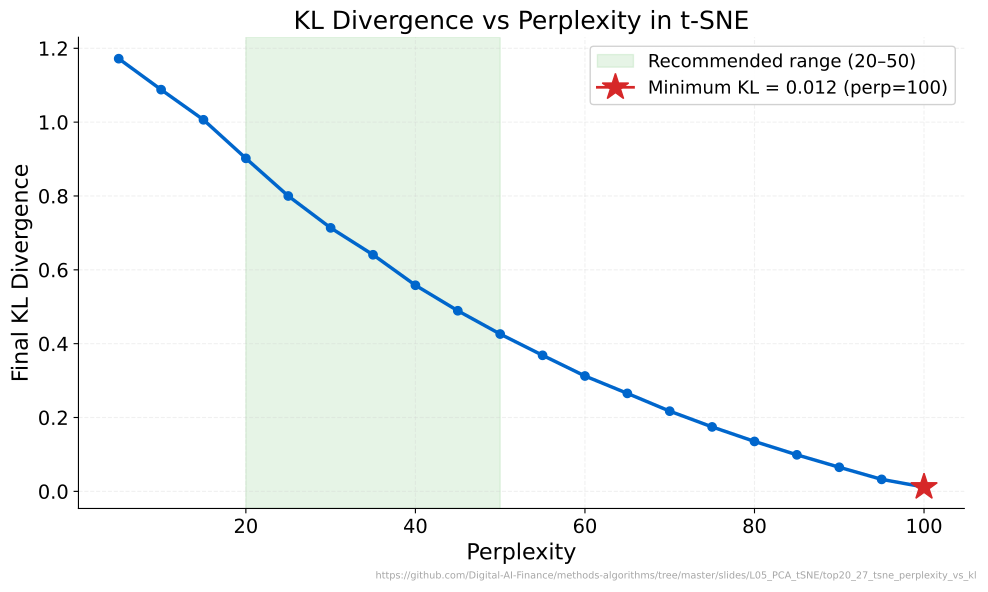

Write the Python code that produced this figure.
"""KL Divergence vs Perplexity in t-SNE - Shows how KL divergence varies with perplexity choice."""
import matplotlib.pyplot as plt
import numpy as np
from sklearn.datasets import make_blobs
from sklearn.manifold import TSNE
from pathlib import Path
import sys
sys.path.insert(0, str(Path(__file__).resolve().parents[3] / 'templates'))
from chart_style import apply_style, COLORS, MLPURPLE, MLBLUE, MLORANGE, MLGREEN, MLRED, MLLAVENDER
apply_style()

CHART_METADATA = {
    "title": "KL Divergence vs Perplexity in t-SNE",
    "description": "Line plot of final KL divergence vs perplexity with optimal point and recommended range.",
    "url": "https://github.com/Digital-AI-Finance/methods-algorithms/tree/master/slides/L05_PCA_tSNE/top20_27_tsne_perplexity_vs_kl"
}


np.random.seed(42)

X, y = make_blobs(n_samples=500, n_features=20, centers=5, cluster_std=1.5, random_state=42)

perplexities = list(range(5, 101, 5))
kl_divs = []

for p in perplexities:
    tsne = TSNE(perplexity=p, random_state=42, n_iter=1000)
    tsne.fit_transform(X)
    kl_divs.append(tsne.kl_divergence_)

kl_divs = np.array(kl_divs)
min_idx = np.argmin(kl_divs)

fig, ax = plt.subplots()

# Recommended range shading
ax.axvspan(20, 50, alpha=0.12, color=MLGREEN, label='Recommended range (20\u201350)')

# Line plot
ax.plot(perplexities, kl_divs, color=MLBLUE, linewidth=2.5, marker='o', markersize=6, zorder=3)

# Star at minimum
ax.plot(perplexities[min_idx], kl_divs[min_idx], marker='*', color=MLRED, markersize=20, zorder=4,
        label=f'Minimum KL = {kl_divs[min_idx]:.3f} (perp={perplexities[min_idx]})')

ax.set_xlabel('Perplexity')
ax.set_ylabel('Final KL Divergence')
ax.set_title('KL Divergence vs Perplexity in t-SNE')
ax.legend(loc='upper right', framealpha=0.9)

plt.figtext(0.99, 0.01, CHART_METADATA['url'], fontsize=7, color='gray', ha='right', va='bottom', alpha=0.7)
plt.tight_layout()
plt.savefig(Path(__file__).parent / 'chart.pdf', dpi=300, bbox_inches='tight', facecolor='white')
plt.close()
